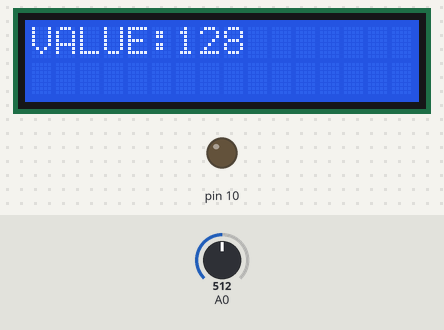
The sketch below on a simulated Arduino Uno, built with avr-gcc and run on an emulated ATmega328P. On the bench: 16×2 character LCD, output pins drawn as LEDs (lit = HIGH). Inputs (shaded band) come from the test bench; at power-on: A0 = 512.

Above: at 3.5 s.
3.6 s: A0 set to 588
At 6.4 s:
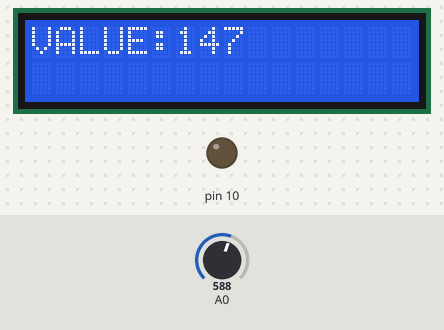
10.8 s: A0 set to 619
At 14.8 s:
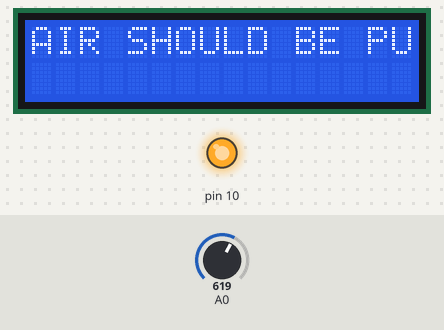
18.4 s: A0 set to 511
At 22.6 s:
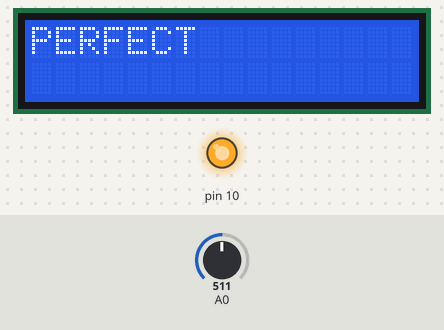
Timing chart, 0 to 24.4 s (numbered marks = the images above; inputs shaded):
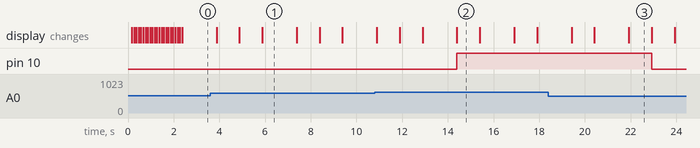

The sketch:

Smart-Air-Purifier.ino
```cpp
#include<LiquidCrystal.h>
LiquidCrystal lcd (12,11,5,4,3,2);
int sen = A0;

int pm=0, m=10;

void setup(){
  pinMode(A0,INPUT);
  pinMode(10,OUTPUT);
  Serial.begin(9600);
  lcd.begin(16,2);

String str = "AIR PURIFICATION SYSTEM";
lcd.print(str);

for(int i=0; i<str.length(); i++)
{
  lcd.scrollDisplayLeft();
  delay(100);

}
lcd.clear();


}

void loop(){
  sen = analogRead(A0);
  pm = sen/4;

lcd.setCursor(0,0);
lcd.print("VALUE:");
lcd.print(pm);
delay(1500);
lcd.clear();


if(pm>150){
  lcd.print("AIR SHOULD BE PURIFIED");
  analogWrite(10,255);
  delay(1000);
  lcd.clear();
}
else{
lcd.print("PERFECT");
delay(1000);
lcd.clear();
analogWrite(10,0);
delay(1000);


}
}
```

Measured:
- the behaviour switches between 603 and 604 on A0 (found by bisection; images 1 and 2)
- after the input at 10.8 s, pin 10: LOW → HIGH after 3.6 s
- after the input at 18.4 s, pin 10: HIGH → LOW after 4.5 s
- what the display in image 1 shows lasts 1.5 s, from 5.9 s to 7.4 s
- what the display in image 2 shows lasts 1.0 s, from 14.4 s to 15.4 s
